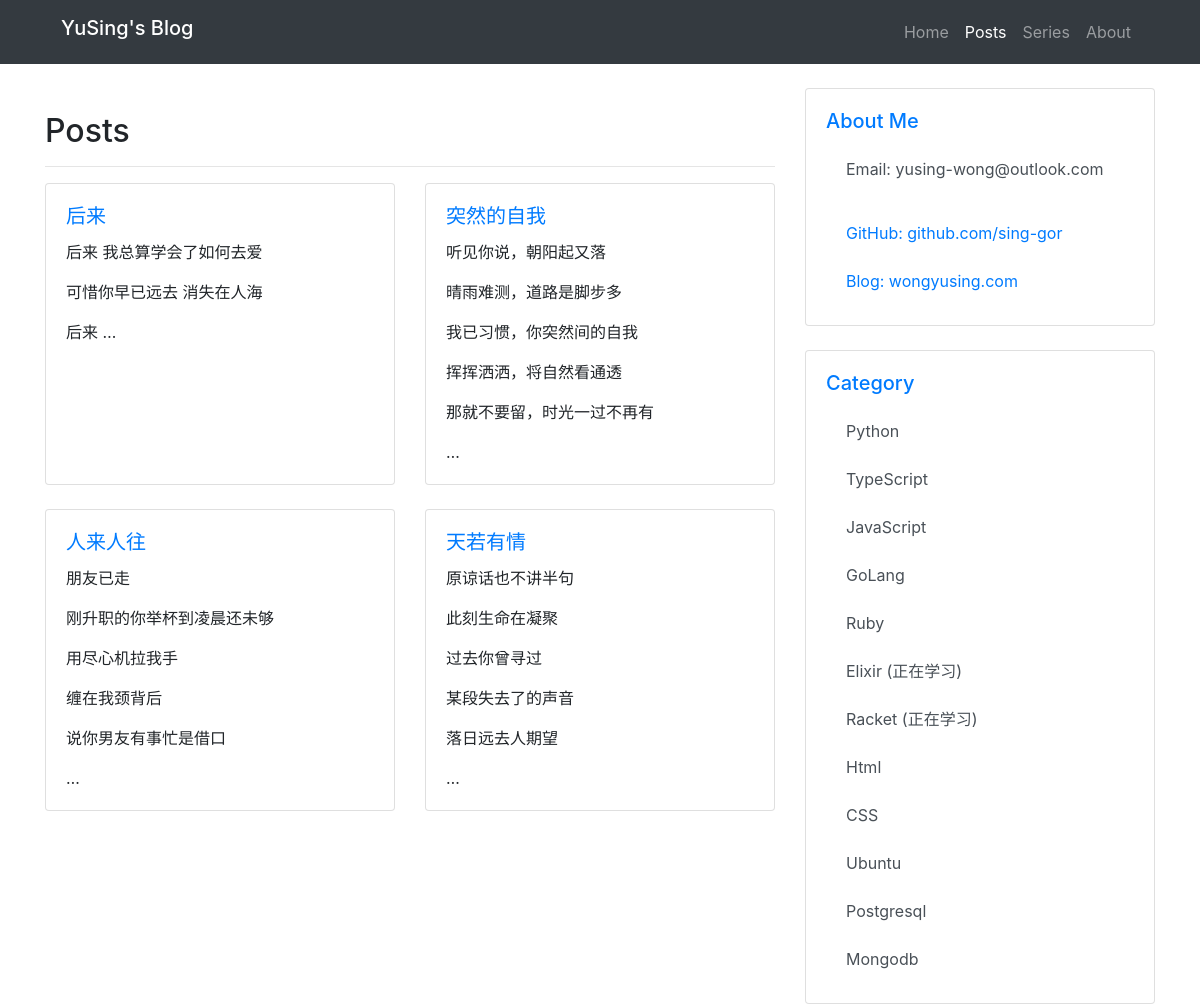
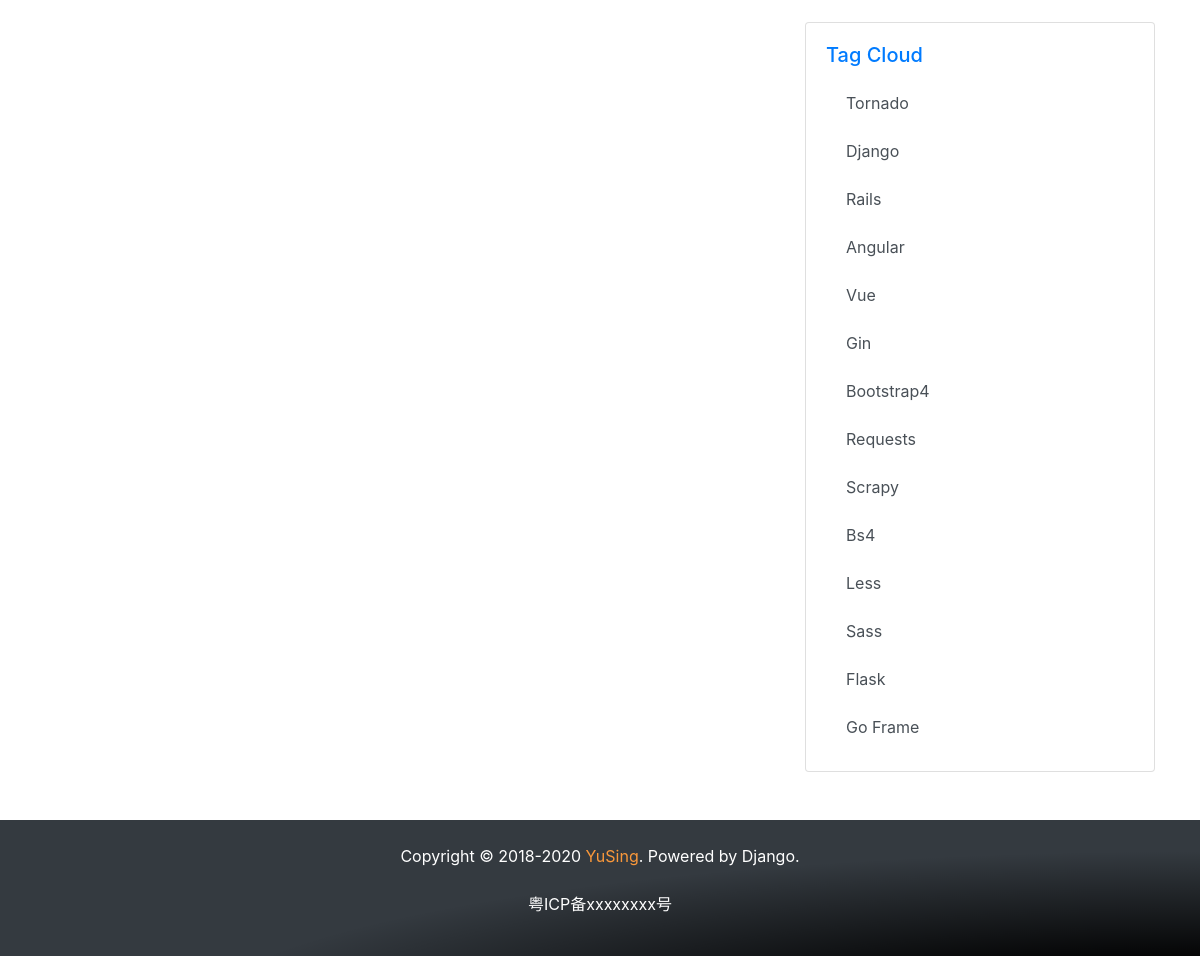
The app's page /articles/ with its own data (2 pictures, top to bottom).
### controllers/articles/models.py (models this page shows, shortened)
class Articles(models.Model):
    DATASTATUS = (
        (0,'发布'),
        (1,'草稿'),
    )
    data_status = models.IntegerField(choices=DATASTATUS,verbose_name='是否显示',default=1)
    title = models.CharField(verbose_name='文章标题',
                             max_length=100)
    slug = models.SlugField(max_length=30, verbose_name='索引', unique=True)
    body = models.TextField(verbose_name='文章内容')
    author = models.CharField(verbose_name='作者',default='Sing',max_length=100)
    created_time = models.DateTimeField(auto_now_add=True,verbose_name='创建时间')
    update_time = models.DateTimeField(auto_now=True,verbose_name='修改时间')
    '''
    CREATE TABLE "articles"
        (
            "id" integer NOT NULL PRIMARY KEY AUTOINCREMENT,
            "data_status" integer NOT NULL,
            "title" varchar(100) NOT NULL,
            "slug" varchar(30) NOT NULL UNIQUE,
            "body" text NOT NULL,
            "author" varchar(100) NOT NULL,
            "created_time" datetime NOT NULL,
            "update_time" datetime NOT NULL
        );
    '''
    class Meta:
        db_table = 'articles'
        verbose_name = '文章'
        verbose_name_plural = '文章列表'

### controllers/articles/views.py (the view)
# urls.py: path('', views.index, name='article_index'),
def index(request):
    falsh = Falsh
    context = {}
    queryset = models.Articles.objects.filter(data_status=0)
    context['falsh'] = falsh
    print(context)
    context['articles'] = queryset
    return render(request,'pages/articles/index.html',context=context)

### templates/pages/articles/index.html (shortened to what this page needs)
<!doctype html>
{% load static %}
<html lang="en">
<head>
  <link rel="stylesheet" href="https://cdn.bootcdn.net/ajax/libs/twitter-bootstrap/4.5.0/css/bootstrap.min.css">
</head>
<body>
  <div class="site-layout">
    <header class="site-header bg-dark">
      <div class="container">
        <nav class="navbar navbar-expand-lg navbar-dark bg-dark">
          <a class="navbar-brand h1" href="{% url 'home' %}">YuSing's Blog</a>
          <div class="collapse navbar-collapse" id="navbarSupportedContent">
            <ul class="navbar-nav ml-auto">
              <li class="nav-item">
                <a class="nav-link" href="{% url 'home' %}">Home </a>
              </li>
              <li class="nav-item">
                <a class="nav-link active" href="{% url 'article_index' %}">Posts <span class="sr-only">(current)</span></a>
              </li>
              <li class="nav-item">
                <a class="nav-link" href="#">Series</a>
              </li>
              <li class="nav-item">
                <a class="nav-link" href="#">About</a>
              </li>
            </ul>
          </div>
        </nav>
      </div>
    </header>
    <main class="site-main container mt-4">
      <div class="row">
        <article class="col-8">
          <div class="post-list mt-4">
            <h2>Posts </h2>
            <hr>
            <div class="row row-cols-1 row-cols-md-2 mt-3">
              {% for each in articles %}
              <div class="col mb-4">
                <div class="card h-100">
                  <div class="card-body">
                    <h5 class="card-title"> <a href="{% url 'article_show' each.id %}">{{ each.title }}</a></h5>
                    {{ each.body | safe | truncatewords:5 }}
                  </div>
                </div>
              </div>
              {% endfor %}
            </div>
          </div>
        </article>
        <aside class="col-4">
          <div class="card mb-4">
            <div class="card-body">
              <h5 class="card-title text-primary">About Me</h5>
              <ul class="list-group">
                <li class="list-group-item list-group-item-action">
                  <p class="">Email: yusing-wong@outlook.com </p>
                </li>
                <li class="list-group-item list-group-item-action">
                  <a href='https://github.com/sing-gor' target="_blank" class="">GitHub: github.com/sing-gor </a>
                </li>
                <li class="list-group-item list-group-item-action">
                  <a href="http://wongyusing.com/" target="_blank" class="">Blog: wongyusing.com </a>
                </li>
              </ul>
            </div>
          </div>
          <div class="card mb-4">
            <div class="card-body ">
              <h5 class="card-title text-primary">Category</h5>
              <div class="list-group w-100">
                <a href="https://docs.python.org/3/" target="_blank" class="list-group-item list-group-item-action">Python</a>
                <a href="https://www.typescriptlang.org/docs/home.html" target="_blank" class="list-group-item list-group-item-action">TypeScript</a>
                <a href="https://www.w3schools.com/js/" target="_blank" class="list-group-item list-group-item-action">JavaScript</a>
                <a href="http://gobook.io/read/github.com/lunny/gopl-zh/" class="list-group-item list-group-item-action ">GoLang</a>
                <a href="http://lrthw.github.io/" target="_blank" class="list-group-item list-group-item-action ">Ruby</a>
                <a href="https://elixirschool.com/en/" target="_blank" class="list-group-item list-group-item-action ">Elixir (正在学习)</a>
                <a href="https://racket-lang.org/" target="_blank" class="list-group-item list-group-item-action ">Racket (正在学习)</a>
                <a href="https://www.w3schools.com/html/default.asp" target="_blank" class="list-group-item list-group-item-action ">Html</a>
                <a href="https://www.w3schools.com/css/default.asp" target="_blank" class="list-group-item list-group-item-action ">CSS</a>
                <a href="https://www.runoob.com/linux/linux-file-content-manage.html" class="list-group-item list-group-item-action ">Ubuntu</a>
                <a href="https://www.w3schools.com/sql/default.asp" target="_blank" class="list-group-item list-group-item-action ">Postgresql</a>
                <a href="https://www.mongodb.com/" target="_blank" class="list-group-item list-group-item-action ">Mongodb</a>
              </div>
            </div>
          </div>
          <div class="card mb-4">
            <div class="card-body">
              <h5 class="card-title text-primary">Tag Cloud</h5>
              <a href="https://www.tornadoweb.org/en/stable/" target="_blank" class="list-group-item list-group-item-action">Tornado</a>
              <a href="https://docs.djangoproject.com/en/2.2/" target="_blank" class="list-group-item list-group-item-action">Django</a>
              <a href="https://ruby-china.github.io/rails-guides/v4.1/" target="_blank" class="list-group-item list-group-item-action">Rails</a>
              <a href="https://angular.io/start" target="_blank" class="list-group-item list-group-item-action">Angular</a>
              <a href="https://cn.vuejs.org/v2/guide/" target="_blank" class="list-group-item list-group-item-action">Vue</a>
              <a href="https://gin-gonic.com/docs/quickstart/" target="_blank" class="list-group-item list-group-item-action">Gin</a>
              <a href="https://v4.bootcss.com/docs/4.0/getting-started/introduction/" target="_blank" class="list-group-item list-group-item-action">Bootstrap4</a>
              <a href="https://2.python-requests.org/en/master/" target="_blank" class="list-group-item list-group-item-action">Requests</a>
              <a href="https://docs.scrapy.org/en/latest/" target="_blank" class="list-group-item list-group-item-action">Scrapy</a>
              <a href="https://www.crummy.com/software/BeautifulSoup/bs4/doc/" target="_blank" class="list-group-item list-group-item-action">Bs4</a>
              <a href="http://lesscss.org/" target="_blank" class="list-group-item list-group-item-action">Less</a>
              <a href="https://sass-lang.com/documentation" target="_blank" class="list-group-item list-group-item-action">Sass</a>
              <a href="https://flask.palletsprojects.com/en/1.1.x/" target="_blank" class="list-group-item list-group-item-action">Flask</a>
              <a href="https://goframe.org/index" target="_blank" class="list-group-item list-group-item-action">Go Frame</a>
            </div>
          </div>
        </aside>
      </div>
    </main>
    <footer class="site-footer">
      <div class="site-footer-bg-dark mt-4 mb-0 pb-4">
        <div class="container">
          <p class="text-center mt-4 site-footer-data">Copyright © 2018-2020 <a class="site-fotter-color" href="https://github.com/sing-gor">YuSing</a>. Powered by Django.</p>
          <p class="text-center mt-4 site-footer-data">粤ICP备xxxxxxxx号</p>
        </div>
      </div>
    </footer>
  </div>
</body>
</html>

### templates/pages/articles/index.html (style rules this page uses)
html, body { height: 100%; }
.site-layout { display: flex; flex-direction: column; height: 100%; }
.site-header { flex: 0 0 auto; }
.site-main { flex: 1 0 auto; }
.site-footer { flex: 0 0 auto; }
.site-footer-bg-dark { background-color: #343a40 !important; background: radial-gradient(ellipse farthest-corner at 100% 150%, #000 20%, transparent 60%); }
.site-footer-data { color: #ffffff; }
a.site-fotter-color { color: #fa983a; }
.list-group-item { position: relative; display: block; padding: .75rem 1.25rem; background-color: #fff; border: none; }

### records on screen
Articles: title "后来", body "后来 我总算学会了如何去爱 可惜你早已远去 消失在人海 后来 …"
Articles: title "突然的自我", body "听见你说，朝阳起又落 晴雨难测，道路是脚步多 我已习惯，你突然间的自我 挥挥洒洒，将自然看通透 那就不要留，时光一过不再有 …"
Articles: title "人来人往", body "朋友已走 刚升职的你举杯到凌晨还未够 用尽心机拉我手 缠在我颈背后 说你男友有事忙是借口 …"
Articles: title "天若有情", body "原谅话也不讲半句 此刻生命在凝聚 过去你曾寻过 某段失去了的声音 落日远去人期望 …"
